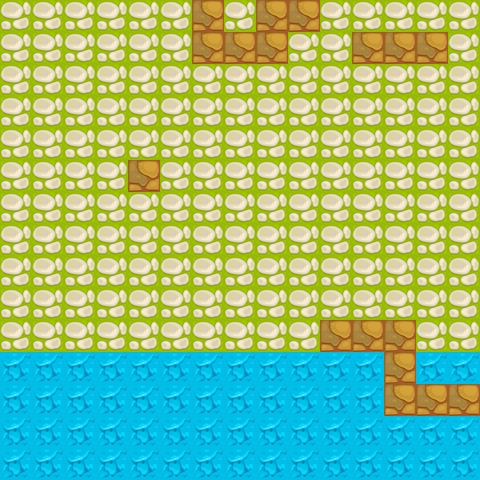

A level layout from a 2D game, rendered from its tile map. Below: a short description, then the map file with its tile-grid data intact:
An orthogonal 15x15 tile map with 32x32 px tiles, 2 tile layers (traverse, walls).

<map version="1.2" tiledversion="2019.12.11" orientation="orthogonal" renderorder="right-down" compressionlevel="-1" width="15" height="15" tilewidth="32" tileheight="32" infinite="0" nextlayerid="3" nextobjectid="1">
 <tileset firstgid="1" name="map" tilewidth="32" tileheight="32" tilecount="7" columns="0">
  <grid orientation="orthogonal" width="1" height="1" />
  <tile id="0">
   <image width="32" height="32" source="sample_tiles/clay_tile_64_01.png" />
  </tile>
  <tile id="1">
   <image width="32" height="32" source="sample_tiles/grass_01_tile_64_01.png" />
  </tile>
  <tile id="2">
   <image width="32" height="32" source="sample_tiles/ice_tile_64_01.png" />
  </tile>
  <tile id="3">
   <image width="32" height="32" source="sample_tiles/orc2.png" />
  </tile>
  <tile id="4">
   <image width="32" height="32" source="sample_tiles/paving_01_tile_64_02.png" />
  </tile>
  <tile id="5">
   <image width="32" height="32" source="sample_tiles/paving_02_tile_64_01.png" />
  </tile>
  <tile id="6">
   <image width="32" height="32" source="sample_tiles/sand_01_tile_64_01.png" />
  </tile>
 </tileset>
 <layer id="1" name="traverse" width="15" height="15">
  <data encoding="csv">
2,2,2,2,2,2,2,2,2,2,2,2,2,2,2,
2,2,2,2,2,2,2,2,2,2,2,2,2,2,2,
2,2,2,2,2,2,2,2,2,2,2,2,2,2,2,
2,2,2,2,2,2,2,2,2,2,2,2,2,2,2,
2,2,2,2,2,2,2,2,2,2,2,2,2,2,2,
2,2,2,2,2,2,2,2,2,2,2,2,2,2,2,
2,2,2,2,2,2,2,2,2,2,2,2,2,2,2,
2,2,2,2,2,2,2,2,2,2,2,2,2,2,2,
2,2,2,2,2,2,2,2,2,2,2,2,2,2,2,
2,2,2,2,2,2,2,2,2,2,2,2,2,2,2,
2,2,2,2,2,2,2,2,2,2,2,2,2,2,2,
3,3,3,3,3,3,3,3,3,3,3,3,3,3,3,
3,3,3,3,3,3,3,3,3,3,3,3,3,3,3,
3,3,3,3,3,3,3,3,3,3,3,3,3,3,3,
3,3,3,3,3,3,3,3,3,3,3,3,3,3,3
</data>
 </layer>
 <layer id="2" name="walls" width="15" height="15">
  <data encoding="csv">
0,0,0,0,0,0,1,0,1,1,0,0,0,0,0,
0,0,0,0,0,0,1,1,1,0,0,1,1,1,0,
0,0,0,0,0,0,0,0,0,0,0,0,0,0,0,
0,0,0,0,0,0,0,0,0,0,0,0,0,0,0,
0,0,0,0,0,0,0,0,0,0,0,0,0,0,0,
0,0,0,0,1,0,0,0,0,0,0,0,0,0,0,
0,0,0,0,0,0,0,0,0,0,0,0,0,0,0,
0,0,0,0,0,0,0,0,0,0,0,0,0,0,0,
0,0,0,0,0,0,0,0,0,0,0,0,0,0,0,
0,0,0,0,0,0,0,0,0,0,0,0,0,0,0,
0,0,0,0,0,0,0,0,0,0,1,1,1,0,0,
0,0,0,0,0,0,0,0,0,0,0,0,1,0,0,
0,0,0,0,0,0,0,0,0,0,0,0,1,1,1,
0,0,0,0,0,0,0,0,0,0,0,0,0,0,0,
0,0,0,0,0,0,0,0,0,0,0,0,0,0,0
</data>
 </layer>
</map>